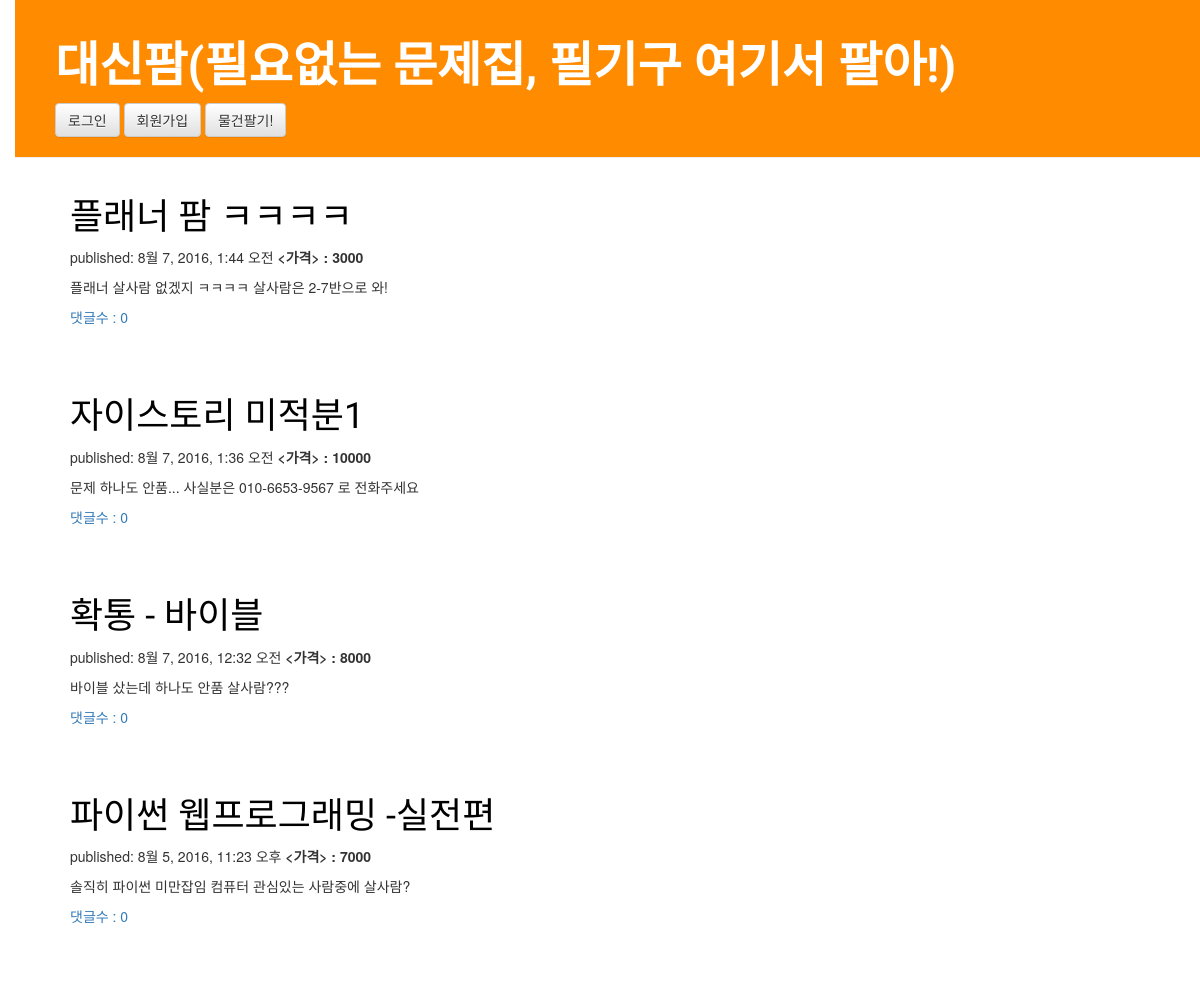
/, run on an earlier commit of the app's database.
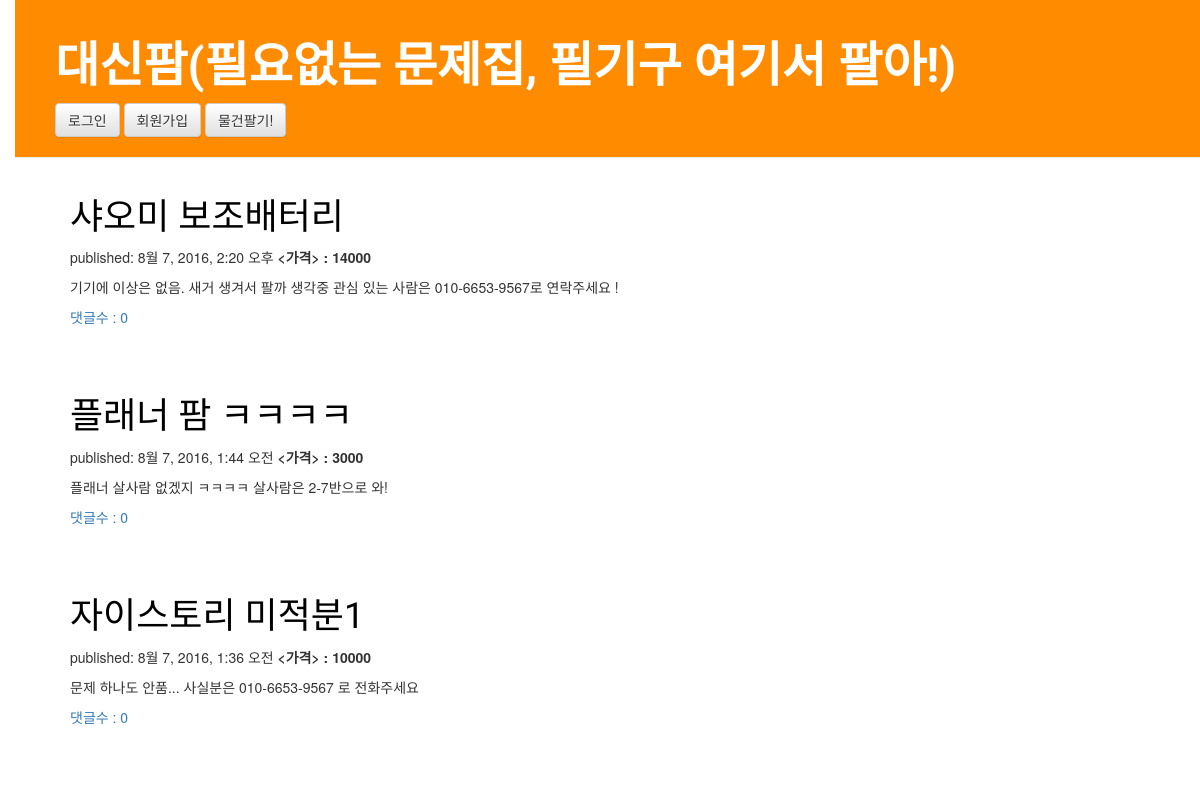
And on a later commit of the database.
### mysite/models.py (models this page shows, shortened)
class Post(models.Model):
    seller = models.ForeignKey('auth.User')
    product = models.CharField('PRODUCT',max_length=50)
    description = models.TextField('DESCRIPTION')
    pub_date = models.DateTimeField(default = timezone.now)
    price = models.IntegerField()
    def approved_comments(self):
        return self.comments.filter(approved_comment = True)

### mysite/views.py (the view)
# urls.py: url(r'^$',views.post_list,name = 'post_list'),
def post_list(request):
    Posts = Post.objects.filter(pub_date__lte = timezone.now()).order_by('-pub_date')
    return render(request, 'mysite/post_list.html', {'posts':Posts})

### mysite/templates/mysite/post_list.html (shortened to what this page needs)
{% extends 'mysite/base.html' %}
{% load staticfiles %}
    {% block content %}
        {% for post in posts %}
            <div class = "post">
            <h1><a href="{% url 'post_detail' pk=post.pk %}">{{ post.product }}</a></h1>
	    <p>published: {{ post.pub_date }}    <strong> <가격> : {{ post.price }}</strong></p>
            <p>{{ post.description|linebreaksbr }}</p>
            <a href ="{% url 'post_detail' pk=post.pk %}"> 댓글수 : {{ post.approved_comments.count }}</a>
            </div>
         {% endfor %}
    {% endblock content %}

What changed in the data, as far as the page shows it:
removed Post: product "확통 - 바이블", pub_date "8월 7, 2016, 12:32 오전", price "8000", description "바이블 샀는데 하나도 안품 살사람???", approved_comments.count "0"
removed Post: product "파이썬 웹프로그래밍 -실전편", pub_date "8월 5, 2016, 11:23 오후", price "7000", description "솔직히 파이썬 미만잡임 컴퓨터 관심있는 사람중에 살사람?", approved_comments.count "0"
added Post: product "샤오미 보조배터리", pub_date "8월 7, 2016, 2:20 오후", price "14000", description "기기에 이상은 없음. 새거 생겨서 팔까 생각중 관심 있는 사람은 010-6653-9567로 연락주세요 !", approved_comments.count "0"
